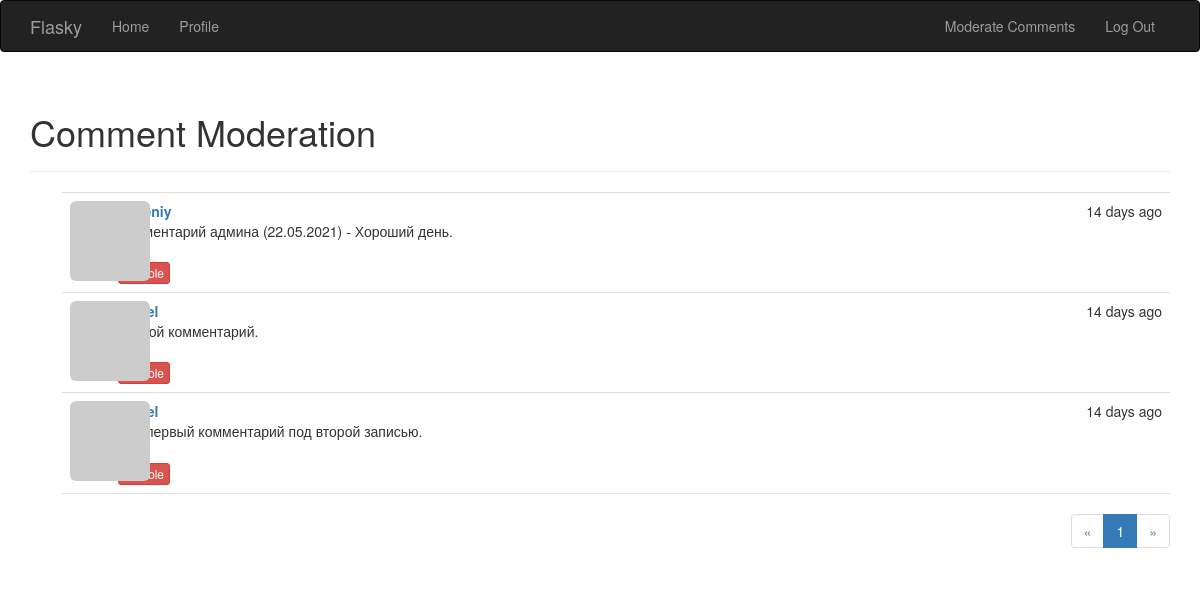
Screenshot of /moderate (signed in) with the database file from the repository.
### app/models.py (models this page shows, shortened)
class Comment(db.Model):
    __tablename__ = 'comments'
    id = db.Column(db.Integer, primary_key=True)
    body = db.Column(db.Text)
    body_html = db.Column(db.Text)
    timestamp = db.Column(db.DateTime, index=True, default=datetime.utcnow)
    disabled = db.Column(db.Boolean)
    author_id = db.Column(db.Integer, db.ForeignKey('users.id'))
    post_id = db.Column(db.Integer, db.ForeignKey('posts.id'))

### app/main/views.py (the view)
@main.route('/moderate')
@login_required
@permission_required(Permission.MODERATE)
def moderate():
    page = request.args.get('page', 1, type=int)
    pagination = Comment.query.order_by(Comment.timestamp.desc()).paginate(
        page, per_page=current_app.config['FLASKY_COMMENTS_PER_PAGE'],
        error_out=False)
    comments = pagination.items
    return render_template('moderate.html', comments=comments,
                           pagination=pagination, page=page)

### app/auth/views.py (called while the page is built)
@auth.before_app_request
def before_request():
    if current_user.is_authenticated:
        current_user.ping()
        if not current_user.confirmed \
                and request.endpoint \
                and request.blueprint != 'auth' \
                and request.endpoint != 'static':
            return redirect(url_for('auth.unconfirmed'))

@auth.before_app_request
def before_request():
    if current_user.is_authenticated \
            and not current_user.confirmed \
            and request.blueprint != 'auth' \
            and request.endpoint != 'static':
        return redirect(url_for('auth.unconfirmed'))

### app/main/__init__.py (called while the page is built)
@main.app_context_processor
def inject_permissions():
    return dict(Permission=Permission)

### app/models.py (called while the page is built)
    def has_permission(self, perm):
        return self.permissions & perm == perm

    def can(self, perm):
        return self.role is not None and self.role.has_permission(perm)

    def ping(self):
        self.last_seen = datetime.utcnow()
        db.session.add(self)
        db.session.commit()

    def gravatar_hash(self):
        return hashlib.md5(self.email.lower().encode('utf-8')).hexdigest()

    def gravatar(self, size=100, default='identicon', rating='g'):
        url = 'https://secure.gravatar.com/avatar'
        hash = self.avatar_hash or self.gravatar_hash()
        return '{url}/{hash}?s={size}&d={default}&r={rating}'.format(
            url=url, hash=hash, size=size, default=default, rating=rating)

    @login_manager.user_loader
    def load_user(user_id):
        return User.query.get(int(user_id))

### app/templates/moderate.html (shortened to what this page needs)
{% extends "base.html" %}
{% import "_macros.html" as macros %}
{% block page_content %}
<div class="page-header">
    <h1>Comment Moderation</h1>
</div>
{% set moderate = True %}
{% include '_comments.html' %}
{% if pagination %}
<div class="pagination">
    {{ macros.pagination_widget(pagination, '.moderate') }}
</div>
{% endif %}
{% endblock %}

### app/templates/_comments.html (shortened to what this page needs)
<ul class="comments">
    {% for comment in comments %}
    <li class="comment">
        <div class="comment-thumbnail">
            <a href="{{ url_for('.user', username=comment.author.username) }}">
                <img class="img-rounded profile-thumbnail" src="{{ comment.author.gravatar(size=40) }}">
            </a>
        </div>
        <div class="comment-content">
            <div class="comment-date">{{ moment(comment.timestamp).fromNow() }}</div>
            <div class="comment-author"><a href="{{ url_for('.user', username=comment.author.username) }}">{{ comment.author.username }}</a></div>
            <div class="comment-body">
                {% if moderate or not comment.disabled %}
                    {% if comment.body_html %}
                        {{ comment.body_html | safe }}
                    {% else %}
                        {{ comment.body }}
                    {% endif %}
                {% endif %}
            </div>
            {% if moderate %}
                <br>
                {% if comment.disabled %}
                <a class="btn btn-default btn-xs" href="{{ url_for('.moderate_enable', id=comment.id, page=page) }}">Enable</a>
                {% else %}
                <a class="btn btn-danger btn-xs" href="{{ url_for('.moderate_disable', id=comment.id, page=page) }}">Disable</a>
                {% endif %}
            {% endif %}
        </div>
    </li>
    {% endfor %}
</ul>

### app/static/styles.css (style rules this page uses)
.profile-thumbnail { position: absolute; }
ul.comments { list-style-type: none; padding: 0px; margin: 16px 0px 0px 0px; }
ul.comments li.comment { margin-left: 32px; padding: 8px; border-bottom: 1px solid #e0e0e0; }
ul.comments li.comment:nth-child(1) { border-top: 1px solid #e0e0e0; }
div.comment-date { float: right; }
div.comment-author { font-weight: bold; }
div.comment-thumbnail { position: absolute; }
div.comment-content { margin-left: 48px; min-height: 48px; }
div.pagination { width: 100%; text-align: right; padding: 0px; margin: 0px; }

### rows the page displays
Comment: timestamp "14 days ago", body_html "Комментарий админа (22.05.2021) - Хороший день."
Comment: timestamp "14 days ago", body_html "Второй комментарий."
Comment: timestamp "14 days ago", body_html "Это первый комментарий под второй записью."

### other values shown
{{ p }} "1"
